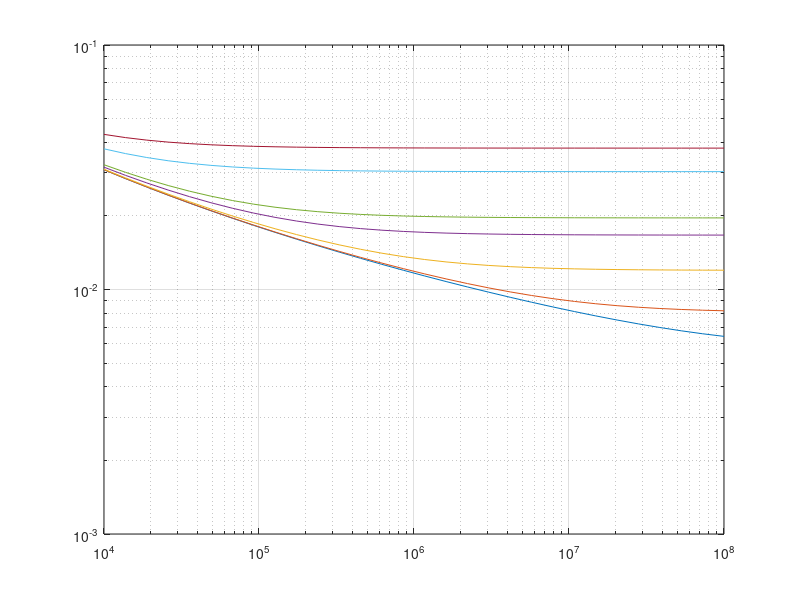

Here is the MATLAB script that generated this plot:
% Metodo punto fisso abaco di Moody
clear all; close all;

%Re = 1e5;
N = 30;
Res = logspace(4,8,N);
rDs = [1e-6,1e-5,1e-4,5e-4,1e-3,5e-3,1e-2];
M = length(rDs);
phi =@(lamb,Re,rD) (-2*log10(2.51/(Re*sqrt(lamb)) + rD/3.71))^(-2);

LAMS = zeros(N,M);
for k=1:M
    rD = rDs(k);
    lam0 = (-2*log10(rD/3.71))^(-2);
    for j=1:N
        Re = Res(j);
        diff = 1;
        lam_old = lam0;
        while diff>1e-8
            lam = phi(lam_old,Re,rD);
            diff = abs(lam-lam_old);
            lam_old = lam;
            lam;
        end
        LAMS(j,k)=lam;
    end
end
loglog(Res,LAMS)
grid on
